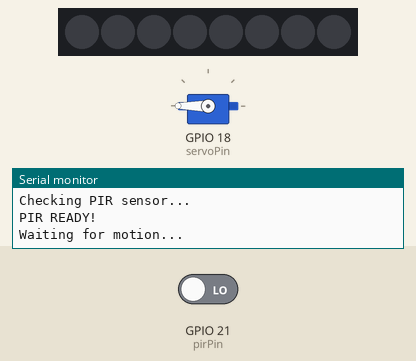
A sketch run on a simulated ESP32. Parts: servo, 8 RGB LEDs in strip order, left to right, the last lines printed to the serial monitor. Inputs (shaded band) come from the test bench; at power-on: GPIO 21 (pirPin) LOW. Dim RGB values are drawn brighter than linear.

Above: at 11.2 s.
11.3 s: GPIO 21 (pirPin) driven HIGH
At 11.97 s:
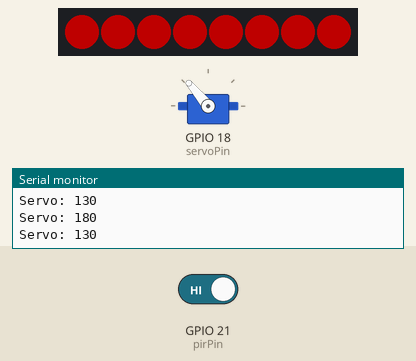
Timing chart, 0 to 19.1 s (numbered marks = the images above; inputs shaded):
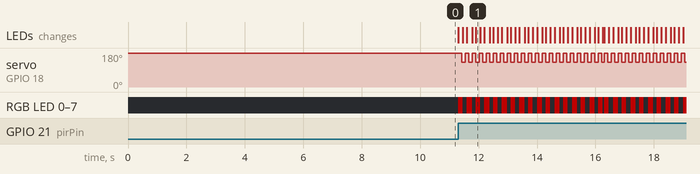

Measured:
- after the input at 11.3 s, servo on GPIO 18 (servoPin): alternates 180° for 0.12 s and 130° for 0.12 s, starting after 0.12 s; RGB LED 0–7: goes 16 × (RGB(80, 0, 0) 0.15 s, off 0.15 s), RGB(80, 0, 0) 0.15 s, off 0.05 s, 9 × (RGB(80, 0, 0) 0.15 s, off 0.15 s), then RGB(80, 0, 0), starting at once; the LEDs: change at once (image 1)

The sketch:

Haunted_Box_Maker_ESP32.ino
```cpp
// Haunted Box for Cytron Maker ESP32
// PIR sensor + Servo + RGB
// Horror sound is played on laptop through Serial

#include <ESP32Servo.h>
#include <Adafruit_NeoPixel.h>

// ==================================================
// PIN SETTINGS
// ==================================================

const int pirPin = 21;
const int servoPin = 18;

const int rgbPin = 17;
const int numLeds = 8;

// ==================================================
// SERVO SETTINGS
// ==================================================

const int originalPosition = 180;
const int servoPosition1 = 130;

// ==================================================
// TIMING SETTINGS
// ==================================================

const unsigned long servoInterval = 120;
const unsigned long blinkInterval = 150;

// Sound duration
const unsigned long soundDuration = 5000;

// ==================================================
// RGB
// ==================================================

Adafruit_NeoPixel rgb(
  numLeds,
  rgbPin,
  NEO_GRB + NEO_KHZ800
);

// ==================================================
// SERVO
// ==================================================

Servo hauntedServo;

// ==================================================
// HAUNTED BOX STATE
// ==================================================

bool hauntedMode = false;

int currentAngle = 180;

bool redState = false;

unsigned long lastServoMove = 0;
unsigned long lastBlink = 0;
unsigned long hauntedStartTime = 0;

// ==================================================
// SETUP
// ==================================================

void setup() {

  Serial.begin(115200);

  Serial.println("================================");
  Serial.println("     HAUNTED BOX STARTING");
  Serial.println("================================");

  pinMode(pirPin, INPUT);

  // Setup servo
  hauntedServo.setPeriodHertz(50);
  hauntedServo.attach(servoPin, 500, 2400);
  hauntedServo.write(originalPosition);

  // Setup RGB
  rgb.begin();
  rgb.setBrightness(80);

  // RGB OFF while waiting
  setColor(0, 0, 0);

  // PIR warm-up
  Serial.println("PIR warming up...");
  delay(10000);

  // Wait for PIR to settle
  Serial.println("Checking PIR sensor...");

  while (digitalRead(pirPin) == HIGH) {

    Serial.println("Waiting for PIR to settle...");
    delay(200);
  }

  Serial.println("PIR READY!");
  Serial.println("Waiting for motion...");
}

// ==================================================
// MAIN LOOP
// ==================================================

void loop() {

  // ==================================================
  // WAIT FOR MOTION
  // ==================================================

  if (!hauntedMode && digitalRead(pirPin) == HIGH) {

    Serial.println();
    Serial.println("!!! MOTION DETECTED !!!");

    hauntedMode = true;

    // Start timer
    hauntedStartTime = millis();

    // Reset timers
    lastServoMove = millis();
    lastBlink = millis();

    // Start horror sound
    Serial.println("PLAY");

    // Start red light
    redState = true;
    setColor(255, 0, 0);

    // Start servo
    currentAngle = 180;
    hauntedServo.write(currentAngle);

    Serial.println("HAUNTED MODE ON");
  }

  // ==================================================
  // HAUNTED MODE
  // ==================================================

  if (hauntedMode) {

    unsigned long currentTime = millis();

    // ==================================================
    // SERVO MOVEMENT
    // 180 <-> 130 continuously
    // ==================================================

    if (currentTime - lastServoMove >= servoInterval) {

      lastServoMove = currentTime;

      if (currentAngle == 180) {

        currentAngle = 130;

      } else {

        currentAngle = 180;
      }

      hauntedServo.write(currentAngle);

      Serial.print("Servo: ");
      Serial.println(currentAngle);
    }

    // ==================================================
    // RED BLINK
    // ==================================================

    if (currentTime - lastBlink >= blinkInterval) {

      lastBlink = currentTime;

      redState = !redState;

      if (redState) {

        setColor(255, 0, 0);

      } else {

        setColor(0, 0, 0);
      }
    }

    // ==================================================
    // SOUND TIMER
    // ==================================================

    if (currentTime - hauntedStartTime >= soundDuration) {

      Serial.println();
      Serial.println("Sound finished.");
      Serial.println("STOP");

      // Stop haunted mode
      hauntedMode = false;

      // Stop servo
      hauntedServo.write(originalPosition);

      // RGB OFF
      setColor(0, 0, 0);

      Serial.println("Box closed.");
      Serial.println("Waiting for next motion...");
    }
  }
}

// ==================================================
// RGB FUNCTION
// ==================================================

void setColor(int red, int green, int blue) {

  for (int i = 0; i < numLeds; i++) {

    rgb.setPixelColor(
      i,
      rgb.Color(red, green, blue)
    );
  }

  rgb.show();
}
```
